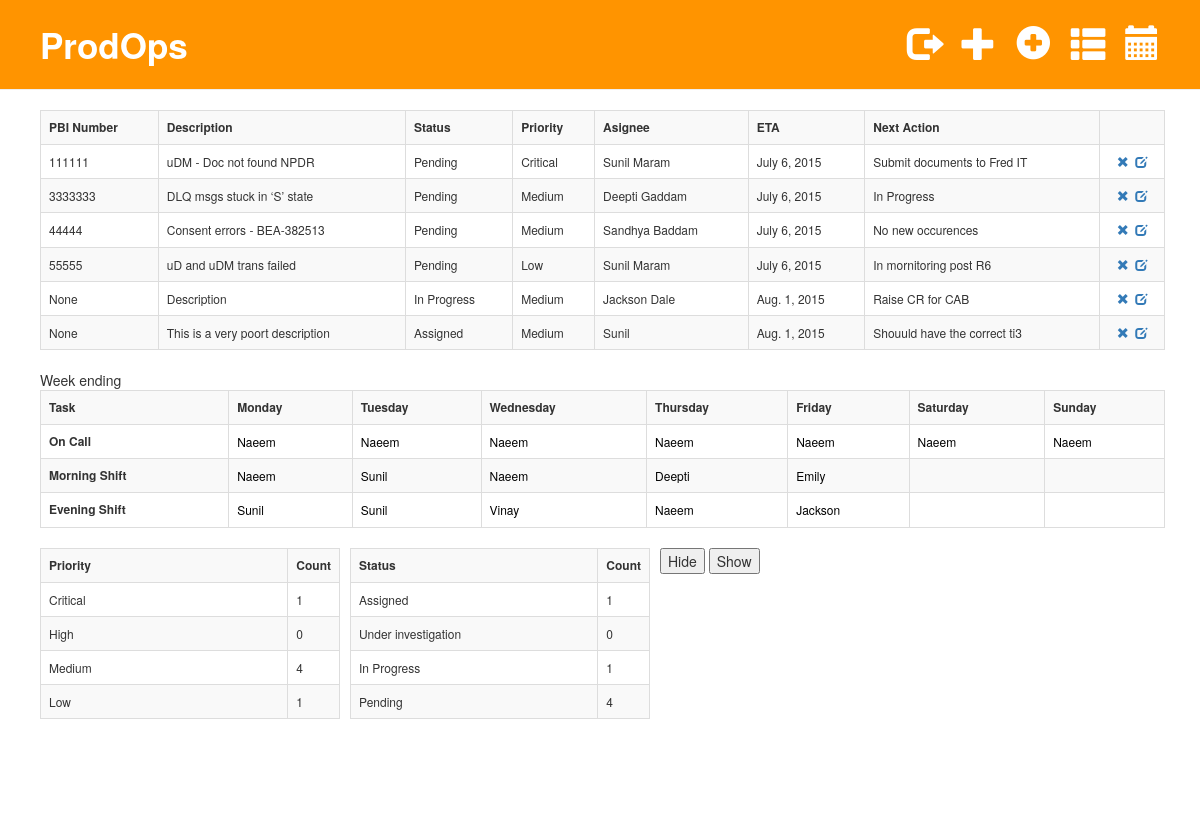
/pbi/ (signed in), run on the app's committed database.
### blog/models.py (models this page shows, shortened)
class Pbi(models.Model):
    LOW = 'Low'
    MEDIUM = 'Medium'
    HIGH = 'High'
    CRITICAL = 'Critical'
    severity_options = (
        (LOW, 'Low'),
        (MEDIUM, 'Medium'),
        (HIGH, 'High'),
        (CRITICAL, 'Critical'),
    )
    IN_PROGRESS = 'In Progress'
    UNDER_INVESTIGATION = 'Under Investigation'
    PENDING = 'Pending'
    ASSIGNED = 'Assigned'
    status_options = (
        (IN_PROGRESS, 'In Progress'),
        (UNDER_INVESTIGATION, 'Under Investigation'),
        (PENDING, 'Pending'),
        (ASSIGNED, 'Assigned'),
    )
    PBI = 'PBI'
    OPERATIONS = 'Operations'
    activity_type = (
        (PBI, 'PBI'),
        (OPERATIONS, 'Operations'),
    )
    number = models.IntegerField(null=True)
    title = models.CharField(max_length=30)
    description = models.TextField()
    updates = models.TextField()
    severity = models.CharField(max_length=30, choices=severity_options)
    status = models.CharField(max_length=30, choices=status_options)
    assignee = models.CharField(max_length=30)
    estimated_finish = models.DateField(
        default=timezone.now)
    next_action = models.CharField(max_length=30)
    modified_date = models.DateTimeField(default=timezone.now)
    type = models.CharField(default='', max_length=30,
                            choices=activity_type)

class Task(models.Model):
    MONDAY_MORNING = 'Monday Morning Health Check'
    TUESDAY_MORNING = 'Tuesday Morning Health Check'
    WEDNESDAY_MORNING = 'Wednesday Morning Health Check'
    THURSDAY_MORNING = 'Thursday Morning Health Check'
    FRIDAY_MORNING = 'Friday Morning Health Check'
    ON_CALL = 'On call'
    MONDAY_EVENING = 'Monday evening Standby'
    TUESDAY_EVENING = 'Tuesday evening Standby'
    WEDNESDAY_EVENING = 'Wednesday evening Restarts'
    THURSDAY_EVENING = 'Thursday evening Standby'
    FRIDAY_EVENING = 'Friday evening Standby'
    task_choices = (
        (MONDAY_MORNING, 'Monday Morning Health Check'),
    (TUESDAY_MORNING, 'Tuesday Morning Health Check'),
    (WEDNESDAY_MORNING, 'Wednesday Morning Health Check'),
    (THURSDAY_MORNING, 'Thursday Morning Health Check'),
    (FRIDAY_MORNING, 'Friday Morning Health Check'),
    (ON_CALL, 'On call'),
    (MONDAY_EVENING, 'Monday evening Standby'),
    (TUESDAY_EVENING, 'Tuesday evening Standby'),
    (WEDNESDAY_EVENING, 'Wednesday evening Restarts'),
    (THURSDAY_EVENING, 'Thursday evening Standby'),
    (FRIDAY_EVENING, 'Friday evening Standby'),
    )
    user = models.ForeignKey(Employee)
    task = models.CharField(max_length=60, choices=task_choices)
    modified_date = models.DateTimeField(
            default=timezone.now)

class Employee(models.Model):
    first_name = models.CharField(max_length=30)
    last_name = models.CharField(max_length=30)
    team = models.ForeignKey(Team)
    def __str__(self):
        return self.first_name

### blog/views.py (the view)
# urls.py: url(r'^pbi/$', views.pbi_view, name='pbi'),
@login_required
def pbi_view(request):
    pbi = Pbi.objects.all()
    task_list = Task.objects.all()
    medium_sum = pbi.filter(severity='Medium').count()
    low_sum = pbi.filter(severity='Low').count()
    high_sum = pbi.filter(severity='High').count()
    critical_sum = pbi.filter(severity='Critical').count()
    assigned_sum = pbi.filter(status='Assigned').count()
    under_investigation_sum = pbi.filter(status='Under investigation').count()
    in_progress_sum = pbi.filter(status='In Progress').count()
    low_status_sum = pbi.filter(status='Low').count()
    pending_sum = pbi.filter(status='Pending').count()
    return render(request, 'pbi/pbi_list.html', {'pbi': pbi, 'medium_sum': medium_sum, 'low_sum': low_sum,
                                                 'high_sum': high_sum, 'critical_sum': critical_sum,
                                                 'assigned_sum': assigned_sum, 'under_investigation_sum': under_investigation_sum,
                                                 'in_progress_sum': in_progress_sum, 'low_status_sum': low_status_sum,
                                                 'pending_sum': pending_sum, 'task_list': task_list})

### blog/templates/pbi/pbi_list.html (shortened to what this page needs)
{% extends "blog/../base.html" %}
{% load staticfiles %}
{% block menu_links %}
    <a href="{% url "pbi_new" task_type="pbi" %}" class="top-menu"><span class="glyphicon glyphicon-plus"></span></a>
{% endblock %}
{% block content %}
    <table id="pbi"  class="table table-striped table-bordered table-hover">
        <tr>
            <th>PBI Number</th>
            <th>Description</th>
            <th>Status</th>
            <th>Priority</th>
            <th>Asignee</th>
            <th>ETA</th>
            <th>Next Action</th>
            <th></th>
        </tr>
        {% for problem in pbi %}
            <tr>
                <td>{{ problem.number }}</td>
                <td>{{ problem.description }}</td>
                <td>{{ problem.status }}</td>
                <td>{{ problem.severity }}</td>
                <td>{{ problem.assignee }}</td>
                {% if problem.estimated_finish == None %}
                    <td>TBC</td>
                {% else %}
                    <td>{{ problem.estimated_finish }}</td>
                {% endif %}
                <td>{{ problem.next_action }}</td>
                <td style="text-align: center; word-spacing: 3px;"><a href="{% url "pbi_remove" pk=problem.pk %}"><span class="glyphicon glyphicon-remove"></span>  <a href="{% url "pbi_edit" pk=problem.pk %}"><span class="glyphicon glyphicon-edit"></span></td>
            </tr>
        {% endfor %}
    </table>
    <table id="pbi"  class="table table-striped table-bordered table-hover">
    <tr>
        <th>Task</th>
        <th>Monday</th>
        <th>Tuesday</th>
        <th>Wednesday</th>
        <th>Thursday</th>
        <th>Friday</th>
        <th>Saturday</th>
        <th>Sunday</th>
    </tr>
    <tr>
        <th>
            On Call
        </th>
        {% for on_caller in task_list %}
            {% if on_caller.task == "On call" %}
                {% for i in "xxxxxxx" %}
                    <td><a href="{% url "task_edit" pk=on_caller.pk %}" class="pbi-link">{{ on_caller.user }}</a></td>
                {% endfor %}
            {% endif %}
        {% endfor %}
    </tr>
    <tr>
        <th>
            Morning Shift
        </th>
        {% for tasker in task_list %}
            {% if tasker.task == "Monday Morning Health Check" %}
                <td><a href="{% url "task_edit" pk=tasker.pk %}" class="pbi-link">{{ tasker.user }}</a></td>
            {% endif %}
            {% if tasker.task == "Tuesday Morning Health Check" %}
                <td><a href="{% url "task_edit" pk=tasker.pk %}" class="pbi-link">{{ tasker.user }}</a></td>
            {% endif %}
            {% if tasker.task == "Wednesday Morning Health Check" %}
                <td><a href="{% url "task_edit" pk=tasker.pk %}" class="pbi-link">{{ tasker.user }}</a></td>
            {% endif %}
            {% if tasker.task == "Thursday Morning Health Check" %}
                <td><a href="{% url "task_edit" pk=tasker.pk %}" class="pbi-link">{{ tasker.user }}</a></td>
            {% endif %}
            {% if tasker.task == "Friday Morning Health Check" %}
                <td><a href="{% url "task_edit" pk=tasker.pk %}" class="pbi-link">{{ tasker.user }}</a></td>
            {% endif %}
        {% endfor %}
        <td></td>
        <td></td>
    </tr>
    <tr>
        <th>
            Evening Shift
        </th>
        {% for tasker in task_list %}
            {% if tasker.task == "Monday evening Standby" %}
                <td><a href="{% url "task_edit" pk=tasker.pk %}" class="pbi-link">{{ tasker.user }}</a></td>
            {% endif %}
            {% if tasker.task == "Tuesday evening Standby" %}
                <td><a href="{% url "task_edit" pk=tasker.pk %}" class="pbi-link">{{ tasker.user }}</a></td>
            {% endif %}
            {% if tasker.task == "Wednesday evening Restarts" %}
                <td><a href="{% url "task_edit" pk=tasker.pk %}" class="pbi-link">{{ tasker.user }}</a></td>
            {% endif %}
            {% if tasker.task == "Thursday evening Standby" %}
                <td><a href="{% url "task_edit" pk=tasker.pk %}" class="pbi-link">{{ tasker.user }}</a></td>
            {% endif %}
            {% if tasker.task == "Friday evening Standby" %}
                <td><a href="{% url "task_edit" pk=tasker.pk %}" class="pbi-link">{{ tasker.user }}</a></td>
            {% endif %}
        {% endfor %}
        <td></td>
        <td></td>
    </tr>
    </table>
    <div id="container" style="min-width: 280px; height: 280px; max-width: 600px; margin-right: 100px auto"></div>
    <table class="pbi_summary table table-striped table-bordered table-hover">
        <tr>
            <th>Priority</th>
            <th>Count</th>
        </tr>
        <tr>
            <td>Critical</td>
            <td>{{ critical_sum }}</td>
        </tr>
        <tr>
            <td>High</td>
            <td>{{ high_sum }}</td>
        </tr>
        <tr>
            <td>Medium</td>
            <td>{{ medium_sum }}</td>
        </tr>
        <tr>
            <td>Low</td>
            <td>{{ low_sum }}</td>
        </tr>
    </table>
    <table class="pbi_summary table table-striped table-bordered table-hover">
        <tr>
            <th>Status</th>
            <th>Count</th>
        </tr>
        <tr>
            <td>Assigned</td>
            <td>{{ assigned_sum }}</td>
        </tr>
        <tr>
            <td>Under investigation</td>
            <td>{{ under_investigation_sum }}</td>
        </tr>
        <tr>
            <td>In Progress</td>
            <td>{{ in_progress_sum }}</td>
        </tr>
        <tr>
            <td>Pending</td>
            <td>{{ pending_sum   }}</td>
        </tr>
    </table>
    <button id="hide">Hide</button>
    <button id="show">Show</button>
{% endblock content %}

### blog/templates/base.html (shortened to what this page needs)
{% load staticfiles %}
<!DOCTYPE html>
<html>
    <head>
        <link rel="stylesheet" href="https://maxcdn.bootstrapcdn.com/bootstrap/3.3.5/css/bootstrap.min.css">
        <link rel="stylesheet" href="https://maxcdn.bootstrapcdn.com/bootstrap/3.3.5/css/bootstrap-theme.min.css">
        <link rel="stylesheet" href="{% static "css/blog.css" %}">
    </head>
    <body>
        <div class="page-header">
            {% if user.is_authenticated %}
            <a href="{% url 'calendar_view' %}" class="top-menu"><span class="glyphicon glyphicon-calendar"></span></a>
            <a href="{% url 'pbi' %}" class="top-menu"><span class="glyphicon glyphicon-th-list"></span></a>
            <a href="{% url 'operations' %}" class="top-menu"><span class="glyphicon glyphicon-plus-sign"></span></a>
                {% block menu_links %}
                {% endblock %}
            <a href="{% url 'django.contrib.auth.views.logout' %}" class="top-menu"><span class="glyphicon glyphicon-log-out"></span></a>
            {% else %}
            <a href="{% url 'django.contrib.auth.views.login' %}" class="top-menu"><span class="glyphicon glyphicon-lock"></span></a>
            {% endif %}
            <a href="{% url 'blog.views.post_list' %}" class="top-menu site-title" style="float: left;">{{ request.user.groups.all.0 }}</a>
        </div>
        <div class="content">
            <div class="row">
                <div class="col-md-12">
                {% block content %}
                {% endblock %}
                </div>
            </div>
        </div>
    </body>
</html>

### blog/static/css/blog.css (style rules this page uses)
.page-header { background-color: #ff9400; margin-top: 0; padding: 20px 20px 20px 40px; height: 90px; }
.content { margin-left: 40px; }
.top-menu, .top-menu:hover, .top-menu:visited { color: #ffffff; float: right; font-size: 26pt; margin-right: 20px; }
.row { margin-right: 20px; }
.roster td, th { vertical-align: middle !important; }
.pbi_summary { width: 300px; padding: 10px; margin-right: 10px; float:left; font-size: 22px; }
#container { float: right; }
.pbi_summary td { width: 100%; }
#pbi { font-size: 22px; }
@media screen and (max-width: 1600px) { #pbi { font-size: 12px; } }
@media screen and (max-width: 1600px) { .pbi_summary { font-size: 12px; } }
.site-title { text-decoration: none; float: left; font-size: 2.5em; font-weight: bold; }
.pbi-link { color: black; }

### data on the page
Pbi: number "111111", description "uDM - Doc not found NPDR", status "Pending", severity "Critical", assignee "Sunil Maram", estimated_finish "July 6, 2015", next_action "Submit documents to Fred IT"
Pbi: number "3333333", description "DLQ msgs stuck in ‘S’ state", status "Pending", severity "Medium", assignee "Deepti Gaddam", estimated_finish "July 6, 2015", next_action "In Progress"
Pbi: number "44444", description "Consent errors - BEA-382513", status "Pending", severity "Medium", assignee "Sandhya Baddam", estimated_finish "July 6, 2015", next_action "No new occurences"
Pbi: number "55555", description "uD and uDM trans failed", status "Pending", severity "Low", assignee "Sunil Maram", estimated_finish "July 6, 2015", next_action "In mornitoring post R6"
Pbi: number "None", description "Description", status "In Progress", severity "Medium", assignee "Jackson Dale", estimated_finish "Aug. 1, 2015", next_action "Raise CR for CAB"
Pbi: number "None", description "This is a very poort description", status "Assigned", severity "Medium", assignee "Sunil", estimated_finish "Aug. 1, 2015", next_action "Shouuld have the correct ti3"
Task: user "Naeem" "Naeem" "Naeem" "Naeem" "Naeem" "Naeem" "Naeem"
Task: user "Naeem"
Task: user "Sunil"
Task: user "Naeem"
Task: user "Deepti"
Task: user "Emily"
Task: user "Sunil"
Task: user "Sunil"
Task: user "Vinay"
Task: user "Naeem"
Task: user "Jackson"

### other printed values
{{ request.user.groups.all.0 }} "ProdOps"
{{ critical_sum }} "1"
{{ high_sum }} "0"
{{ medium_sum }} "4"
{{ low_sum }} "1"
{{ assigned_sum }} "1"
{{ under_investigation_sum }} "0"
{{ in_progress_sum }} "1"
{{ pending_sum }} "4"
